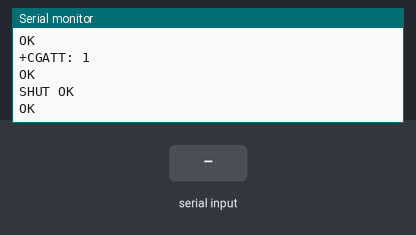
A sketch run on a simulated Arduino Uno, built with avr-gcc and run on an emulated ATmega328P. Shown: the last lines printed to the serial monitor. The inputs (shaded band) are chosen by the test bench. Random numbers use the default seed unless the sketch sets one; the modem accepts every AT command (registered, SIM ready, sends succeed) and sends nothing else.

Above: at 11.9 s.
12.0 s: "1" received over the second serial link
At 12.8 s:
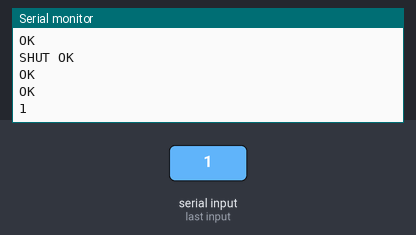
13.8 s: "0" received over the second serial link
At 16.7 s:
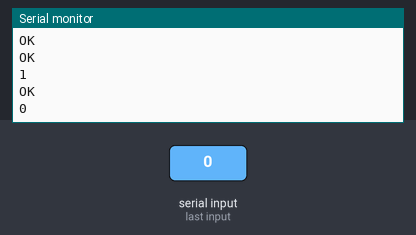
18.2 s: "2" received over the second serial link
At 21.5 s:
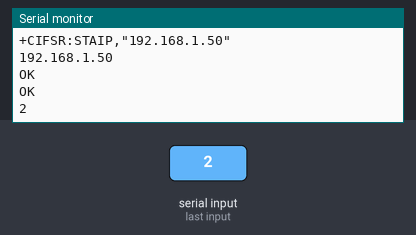
Timing chart, 0 to 23.0 s (numbered marks = the images above; inputs shaded):
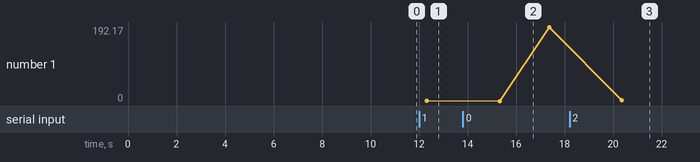

Measured:
- after the input at 12.0 s, the serial monitor: prints a new line after 0.31 s (image 1)
- after the input at 13.8 s, the serial monitor: prints a new line after 1.5 s (image 2)
- after the input at 18.2 s, the serial monitor: prints a new line after 2.2 s (image 3)
- plotted number 1: 192.17 → 2 after the input at 18.2 s

The sketch:

thingspeak.ino
```cpp
#include <SoftwareSerial.h>
#include <String.h>

SoftwareSerial mySerial(7, 8);
//SoftwareSerial mySerial(2, 3);

long x;


//boolean pin2=LOW,pin3=LOW,pin4=LOW,pin5=LOW,pin6=LOW;
//float temp=0.0;


void setup()
{
  mySerial.begin(9600);
  Serial.begin(9600);

  //pinMode(2,INPUT);
  //pinMode(3,INPUT);
  //pinMode(4,INPUT);
  //pinMode(5,INPUT);
  //pinMode(6,INPUT);
  //delay(1000);
}

void loop()
{

 x=random(39,51);
 delay(100);


//temp=analogRead(A0);
//temp=temp*0.4887;
//delay(2);

//void Send2Pachube();

  if (mySerial.available())
    Serial.write(mySerial.read());
//}


//void Send2Pachube()
//{
  mySerial.println("AT");
  delay(1000);
  mySerial.println("AT+CBC");
  delay(1000);
  mySerial.println("AT+CSQ");
  delay(1000);
  mySerial.println("AT+CPIN?"); //entre com o PIN
  delay(1000);
  mySerial.println("AT+CREG?"); //registro na rede
  delay(1000);
  mySerial.println("AT+CGATT?"); //rede GPRS
  delay(1000);
  mySerial.println("AT+CIPSHUT"); //Desativar contexto GPRS PDP
  delay(1000);
  mySerial.println("AT+CIPSTATUS");   //Consulta do status atual da conexão
  delay(2000);
  mySerial.println("AT+CIPMUX=0");  //Iniciar conexão multi-IP
  delay(2000);
  ShowSerialData();

  mySerial.println("AT+CSTT=\"zap.vivo.com.br\",\"vivo\",\"vivo\"");
  delay(1000);
  ShowSerialData();

  mySerial.println("AT+CIICR"); //Ative a conexão sem fio com GPRS ou CSD
  delay(3000);
  ShowSerialData();

  mySerial.println("AT+CIFSR"); //Obter endereço IP local
  delay(2000);
  ShowSerialData();

  mySerial.println("AT+CIPSPRT=0"); // Definir prompt de '>' quando o módulo envia dados
  delay(3000);
  ShowSerialData();

  mySerial.println("AT+CIPSTART=\"TCP\",\"api.thingspeak.com\",\"80\"");
  delay(6000);
  ShowSerialData();

  mySerial.println("AT+CIPSEND");   //envio dados via TCP ou UDP
  delay(4000);
  ShowSerialData();

  //String str="GET http://api.thingspeak.com/update?api_key=KTQXXXXXXXXXXXXX&field1=" + String(temp);
  String str="GET http://api.thingspeak.com/update?api_key=CDDCN1GVVSOPBBMB&field1=" + String(x);
  //String str="/forms/d/e/1FAIpQLSfdJMZiPLLmkjtN0yNxUrJOF6w5JQ2IKDjdsVYAFG7QAgLd9g/formResponse?ifq&entry.1719005345=36";
  mySerial.println(str);//begin send data to remote server
  delay(4000);
  ShowSerialData();

  mySerial.println((char)26);   //sending
  delay(5000);                  //waitting for reply, important! the time is base on the condition of internet

  mySerial.println();
  ShowSerialData();

  mySerial.println("AT+CIPSHUT");           //close the connection
  delay(3000);
  ShowSerialData();

  delay(300000);                             // 1 min: 60.000 / 5 min: 300.000 / 10 min: 600.000

  // 60.000: 02"50
}

void ShowSerialData()
{
  while(mySerial.available()!=0)
    Serial.write(mySerial.read());

}
```
